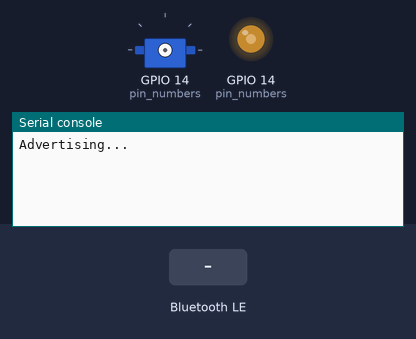
A program run on a simulated ESP32 board running MicroPython. Parts: servo, output pins drawn as LEDs (lit = HIGH), the last lines printed to the serial console. The test bench sets the inputs (shaded band). Nothing arrives over Bluetooth unless stated; servo angles are drawn from the pulse width (0.5 ms = 0°, 2.5 ms = 180°); pins used as bus, display or sensor lines are not drawn.

Above: at 1.2 s.
1.3 s: "1" written over Bluetooth
At 2.3 s:
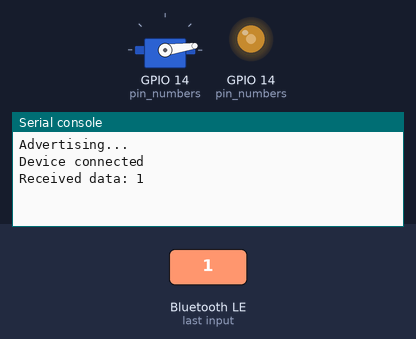
2.8 s: "on" written over Bluetooth
At 3.4 s:
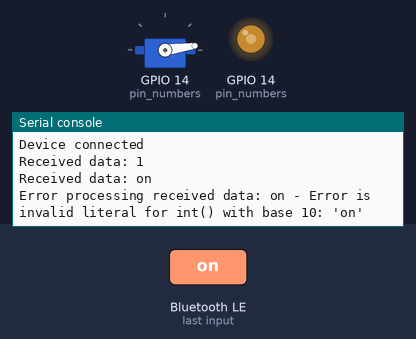
4.3 s: "off" written over Bluetooth
At 5.8 s:
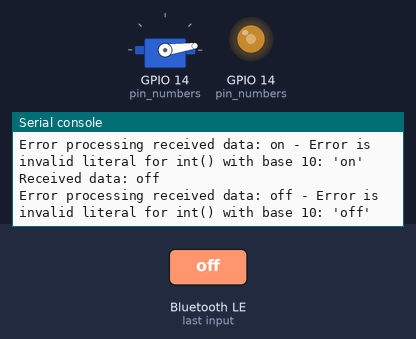

The program:

bluetooth_server.py
```python
from bluetooth import * #for bluetooth.UUID() and FLAGS
from ble_advertising import advertising_payload
from micropython import const
import utime
from machine import Pin, PWM

pwm_pin = []
pin_numbers = [14]
frequency = 50

#constants for bluetooth events
#alerts-------------------------
_IRQ_CENTRAL_CONNECT = const(1) #alert for device connected
_IRQ_CENTRAL_DISCONNECT = const(2) #alert for device disconnect
_IRQ_GATTS_WRITE = const(3) #alert for receiving data

#constants for UART services
_UART_UUID = UUID("6E400001-B5A3-F393-E0A9-E50E24DCCA9E") #service Identifier for bluetooth on device (think of it like the address for a home)
_UART_RX = (UUID("6E400002-B5A3-F393-E0A9-E50E24DCCA9E"), FLAG_WRITE) #use write for rx (receiver) tells client you can write
_UART_TX = (UUID("6E400003-B5A3-F393-E0A9-E50E24DCCA9E"), FLAG_NOTIFY) #use notify for tx (transmit), tells client there is a message for them
_UART_SERVICE = (_UART_UUID, (_UART_TX, _UART_RX)) #order of tuple does not matter

def servo_init(pin_num, freaqy):
    global pwm_pin
    for pinny in pin_numbers:
        pwm = PWM(Pin(pinny, mode=Pin.OUT))
        pwm.freq(freaqy)
        pwm_pin.append(pwm)

def set_servo_angle(servo_index, angle):
    if 0 <= servo_index < len(pwm_pin):
        try:
            d = map_angle_to_duty(angle)
            pwm_pin[servo_index].duty(d)
#         print('Setting servo {} to angle {} (duty {})'.format(servo_index, angle, dutyy)) debugging
        except ValueError as e:
            pass
        dutyy = map_angle_to_duty(angle)
        pwm_pin[servo_index].duty(dutyy)

def map_angle_to_duty(angle):
    duty = int(((angle - 0) * (130 - 30) / (180 - 0)) + 30)
#     print('Duty is: {} from angle {}'.format(duty, angle))
    return duty

class BLEServer:
    def __init__(self, ble, name="ESP-32 S3"):
        self._ble = ble #BLE object from main thread
        self._ble.active(True) #turning on bluetooth in radio chip
        self._ble.irq(self._handle_irq_event) #sets processes/handle blocks to deal with events
        ((self._tx_handle, self._rx_handle),) = self._ble.gatts_register_services((_UART_SERVICE,)) #rego the services
        self._ble.gatts_set_buffer(self._rx_handle, 64, False) #set buffer size on the bluetooth stack level, do not append (we have max 63 chars (1 byte each))
        self._connected_device = None #we are guaranteed only one device will be connected so we don't need a list
        self._is_connected = False #flag
        self._receiving_buffer = bytearray() #buffer for actual program storage not bluetooth
        self._handler = None
        self._payload = advertising_payload(name=name) #name to advertise, make sure client side is looking for the same name
        self._advertise() #start advertising
        self._keyboard_interrupt = False

    def _handle_irq_event(self, event, data):
        #if device is connected
        if event == _IRQ_CENTRAL_CONNECT:
            detected_device, _, _ = data
            if detected_device is None:
                print('Connection event was triggered, but the device was {}'.format(detected_device))
                return
            self._connected_device = detected_device
            self._is_connected = True
            print('Device connected')

        #if device disconnects
        elif event == _IRQ_CENTRAL_DISCONNECT:
            disconnected_device, _, _ = data
            self._is_connected = False
            self._connected_device = None

            #in the case of a keyboard interrupt while client is still connected,
            #this print statement will be exectued last because micropython
            #bluetooth processes are async, so no its not a bug xx
            print('Device was disconnected')

            if not self._keyboard_interrupt: #only advertise again if device disconnects on its own
                print('Here we go again...')
                self._advertise() #advertise again

        #if we have received data
        elif event == _IRQ_GATTS_WRITE:
            conn_handle, attr_handle = data #when client writes to rx, the data returned is diff from above cases

            if not self._is_connected:
                print('oddly received data but device is not connected')
                return

            if attr_handle == self._rx_handle: #if attribute read matches what was written to rx on client
                received_data = self._ble.gatts_read(self._rx_handle) #decode (in byte form by default)
                print('Received data: {}'.format(received_data.decode())) #for debugging (might decode using utf-8)
                self._receiving_buffer += received_data #add byte form to buffer
                if self._handler: #if handler is set then call it to handle the received data
                    self._handler() #hypothetically should be handling the received data

    def _advertise(self, interval_us=500000): #advertise every 0.5 seconds (microseconds (us))
        self._ble.gap_advertise(interval_us, adv_data=self._payload)
        print('Advertising...')

    #scalable handler function, however we are only receiving data and processing it so we only have one handler (process received data)
    def set_handler(self, handler):
        self._handler = handler

#     def check_for_data(self):
#         return len(self._receiving_buffer)

    def read_received_data(self):
        data = self._receiving_buffer
        self._receiving_buffer = bytearray() #reset the buffer
        try:
            return data.decode().strip()
        except UnicodeError:
            print('Error in decoding data: {}'.format(data))
            return "" #need to double check, this might be a bug but for now its not cos we never really use it yet

    def disconnect_device(self, keyboard_interrupt=False):
        self._is_connected = False
        self._connected_device = None
        self._keyboard_interrupt = keyboard_interrupt

    def send_shutdown_signal(self):
        if self._is_connected: #if device is still connected
            s = b'cunt'
            self._ble.gatts_notify(self._connected_device, self._tx_handle, s)
            utime.sleep_ms(1000) #1 second to let client receive

#functions outside bluetooth
def countdown():
    for i in range(1,6): #five seconds is good, it takes around 3-5 seconds for client to disconnect
        print('{}'.format(str(i)))
        utime.sleep_ms(1000)

def start_connection():
    ble = BLE()
    server = BLEServer(ble)

    servo_init(pin_numbers, frequency)

    def handle_received():
        message = server.read_received_data()
#         print('the message is: {}'.format(message))
        if message:
            try:
                angle_list = [int(angle.strip()) for angle in message.split(',')]
                if angle_list:
                    for i, angle in enumerate(angle_list):
                        if i < len(pin_numbers):
                            set_servo_angle(i, angle)
#                             print('{} angle set ({})'.format((i + 1), angle))
            except ValueError as e:
                print('Error processing received data: {} - Error is {}'.format(message, str(e)))
        else:
            print('No data received')

    server.set_handler(handle_received)

    try:
        while True: #infinite loop for bluetooth connection
            pass
#             utime.sleep_ms(100)
    except KeyboardInterrupt:
        print('Stopping...')
        server.send_shutdown_signal() #send to client to close
        #remove connected device
        server.disconnect_device(keyboard_interrupt=True)
        countdown() #letting client side properly terminate ('device was disconnected' should print inbetween this time as its in an async (implicit) function)
    finally:
        #ble.active(False)
        print('Stopped!')

if __name__ == '__main__':
    start_connection()
```

Measured:
- after the input at 1.3 s, the serial console: prints a new line at once (image 1)
- after the input at 2.8 s, the serial console: prints a new line at once (image 2)
- after the input at 4.3 s, the serial console: prints a new line at once (image 3)
